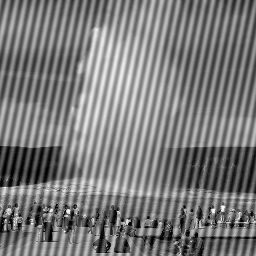
%> input picture Old projects/_from anigno work log at forum-finance/image proc/image proc/hw4/oldFaithful.tif, 256 x 256 px
$ octave FixImageScript.m   (GNU Octave 9; MATLAB toolbox functions it lacks are replaced by stand-ins)
%> lines starting %> are read from the running program, lines starting %| are printed output that depends on the picture
### Old projects/_from anigno work log at forum-finance/image proc/image proc/hw4/readImage.m
function img = readImage(fileName);
%> called with fileName = 'oldFaithful.tif'
%
% img = readImage(fileName)
%
% Reads a grayscale image from a file.
% File is assumed to contain a TIF image
% fileName is a string
% img - is a grayscale image with values [0..255]
%
%
% Written by Hagit Hel-Or  I.D. xxxxxxxx
%  Last Modified 14/12/98
%

if nargin <1
    error('USAGE: img = readImage(fileName)');
end;

[im,map]=imread(fileName,'tif');
%> im is the input picture: size 256x256 uint8; min 0, max 255, mean 122.9
%> map = []

% indexed image - grayscale or RGB
if (size(map,1) ~= 0)
    % use only the Green index
    img = reshape(map(double(im)+1,2),size(im));
    img = round(img.*255);
else  % non indexed image
    if (ndims(im) == 2)  % grayscale
       img = round(double(im));   % values are already in 0..255
%> call 2 of readImage, with fileName = 'panda.tif'
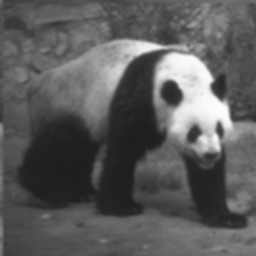
%> input picture Old projects/_from anigno work log at forum-finance/image proc/image proc/hw4/panda.tif, 256 x 256 px
%> in readImage, im is the input picture: size 256x256 uint8; min 31, max 253, mean 91.2
    else  % RGB image [or higher dimension]
       img = round(double(im(:,:,2)));   % use only Green image
                                  % values are already in 0..255
    end;
end;

### Old projects/_from anigno work log at forum-finance/image proc/image proc/hw4/convolve.m
% This Function Convolve Two Images And Return The Convolve Image

function    C = convolve(A,B)


SizeA = size(A);
%> SizeA = [256 256]
SizeB = size(B);
K1 = round (SizeB(1)/2-0.5);
K2 = round (SizeB(2)/2-0.5);

% This Image Will Have Zeros And Teh Original Image In The Center
Image_C = zeros( SizeA(1) +  SizeB(1)  ,  SizeA(2) + SizeB(2) );

B = fliplr(B');
B = fliplr(B');

% This Is The New Image
New_Image = zeros(SizeA(1) , SizeA(2));

% Putting the Original Image In The Center
Image_C (K1 +1: K1 + SizeA(1)  ,  K2+1: K2 + SizeA(2)  )= A;

for i=  1 : 1 :SizeA(1)
    for j=1 : 1 :SizeA(2)

       % Slice To Convolve
        Image_D = Image_C ( i : i+ SizeB(1)  -1, j : j+ SizeB(2) -1 ) ;
        New_Image (i , j ) = sum(sum(Image_D.*B ) );

    end
end
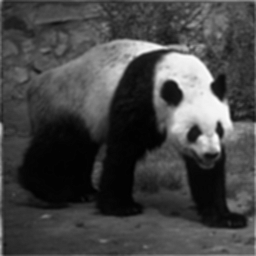
%> New_Image: size 256x256 double; min 28.48, max 261.8, mean 92; drawn with min black and max white

C = New_Image;

### Old projects/_from anigno work log at forum-finance/image proc/image proc/hw4/sharpen.m
% This Function Will Sharp The Image

function    nim = sharpen(im,strength)
% This Is The Mask We Selected
G = ones(5, 5);
G = G./25;
Delta = zeros(5,5);
Delta (3,3)=1;
SMask = (1+strength)*Delta - strength*G;

nim=convolve(im,SMask);

### Old projects/_from anigno work log at forum-finance/image proc/image proc/hw4/FixImageScript.m
ImageWaterfall = readImage('oldFaithful.tif');
tmp=fft2(ImageWaterfall);
tmp= fftshift(tmp);
%putimage(abs(tmp)/500);
%[x,y]= ginput

A = zeros(1,2);


tmp( 123 : 123,98:99 ) = A;
tmp(135 : 135, 158:159 ) = A;
%putimage(abs(tmp)/500);

tmp= ifft2(tmp);
%putimage(abs(tmp));


B=[1 1;1 1]*0.25;
C = conv2(B,abs(tmp)) ;
putimage(abs(C));

%%%%%%%%%%%%%%%%%%%%%%%%%%%%%%%%%%%%%%%%%%%%%%%%%%%%%%%%%%%%%%%%%%%%%%%

Imagepanda = readImage('panda.tif');
%putimage(Imagepanda);

Imagesharpen = sharpen(Imagepanda,0.9);
putimage(Imagesharpen);
%> (this line was passed over: putimage is not available in this run)

%%%%%%%%%%%%%%%%%%%%%%%%%%%%%%%%%%%%%%%%%%%%%%%%%%%%%%%%%%%%%%%%%%%%%%%%%%%
Image = readImage('diningroom.tif');
%> call 3 of readImage, with fileName = 'diningroom.tif'
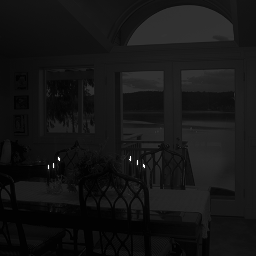
%> input picture Old projects/_from anigno work log at forum-finance/image proc/image proc/hw4/diningroom.tif, 256 x 256 px
%> in readImage, im is the input picture: size 256x256 uint8; min 0, max 255, mean 20.8

Image = Image.*4.9;
putimage(Image);
%> (this line was passed over: putimage is not available in this run)

%%%%%%%%%%%%%%%%%%%%%%%%%%%%%%%%%%%%%%%%%%%%%%%%%%%%%%%%%%%%%%%%%%%%%%%%%%%
Image_A = readImage('lighthouse.tif');
%> call 4 of readImage, with fileName = 'lighthouse.tif'
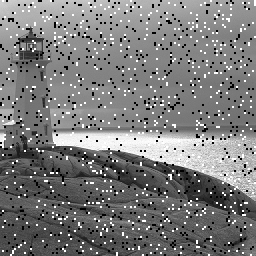
%> input picture Old projects/_from anigno work log at forum-finance/image proc/image proc/hw4/lighthouse.tif, 256 x 256 px
%> in readImage, im is the input picture: size 256x256 uint8; min 0, max 255, mean 123.3

for i = 0 :1:15

    %white points
    Image_B = Image_A>254;

    %black point
    Image_C = Image_A<1;
    Image_Noise = Image_B + Image_C;


    if mod(i,4)==0
        vector = [0  0  ; 0  1];
    end
     if mod(i,4)==1
        vector = [0  1  ; 0  0];
     end
    if mod(i,4)==2
        vector = [1  0  ; 0  0];
    end
    if mod(i,4)==3
        vector = [0  0  ; 1  0];
    end
    Image_D = convolve(Image_A,vector);

    Image_D = Image_D.*Image_Noise;

    %black point on new picture

    Only_Black=Image_A - Image_B*255;
    Image_A= Only_Black +Image_D;

end
%> this loop made 16 passes
%> pass 1, `Image_B = Image_A>254;`:
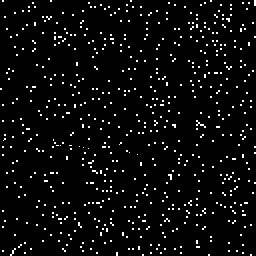
%> Image_B: size 256x256 logical; 4.4% white in thin lines or dots
%> after the loop, vector = [0 0; 1 0]
putimage(Image_A);
%> (this line was passed over: putimage is not available in this run)


%%%%%%%%%%%%%%%%%%%%%%%%%%%%%%%%%%%%%%%%%%%%%%%%%%%%%%%%%%%

ImageWaterfall = readImage('carbacks.tif');
%> call 5 of readImage, with fileName = 'carbacks.tif'
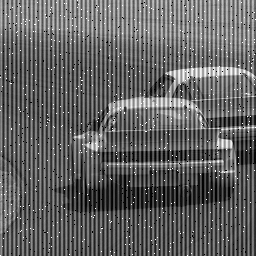
%> input picture Old projects/_from anigno work log at forum-finance/image proc/image proc/hw4/carbacks.tif, 256 x 256 px
%> in readImage, im is the input picture: size 256x256 uint8; min 0, max 255, mean 98.8
%putimage(ImageWaterfall);
tmp=fft2(ImageWaterfall);
tmp= fftshift(tmp);
%putimage(abs(tmp)/500);
%[x,y]= ginput

A = zeros(1,1);


tmp( 129 : 129,70:70 ) = A;
tmp(129 : 129, 188:188 ) = A;
%putimage(abs(tmp)/500);
%tmp = tmp*0.9;
tmp= ifft2(tmp);
%putimage(abs(tmp));
Image_A=abs(tmp);
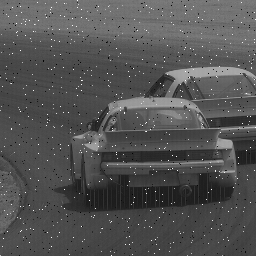
%> Image_A: size 256x256 double; min 0.0551, max 304.8, mean 99.1; drawn with min black and max white
Vector_Median = [3 3];
%> (the run ends here)
